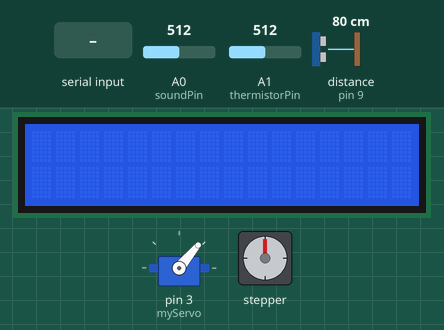
Simulated run of this sketch. Board: Arduino Uno, built with avr-gcc and run on an emulated ATmega328P. Parts: servo, 16×2 character LCD, stepper motor. Wiring (inferred from the names in the program): ultrasonic range finder: trigger pin 10; echo pin 9. Inputs (shaded band) come from the test bench; at power-on: A0 (soundPin) = 512, A1 (thermistorPin) = 512, distance to the obstacle (sensor on pin 9) 80 cm. The echo pulse lasts 58.3 µs per cm; stepper angles assume 4096 steps per turn; what the sketch prints to the serial monitor is not drawn.

Above: at 1.2 s.
1.3 s: "Non-Food\n" received over Serial
At 2.0 s:
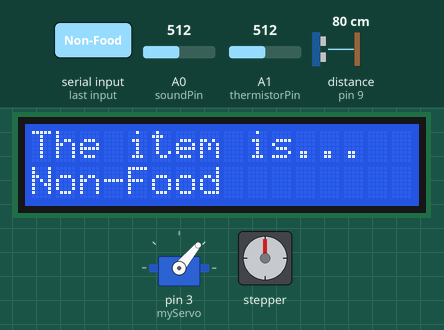
At 6.0 s:
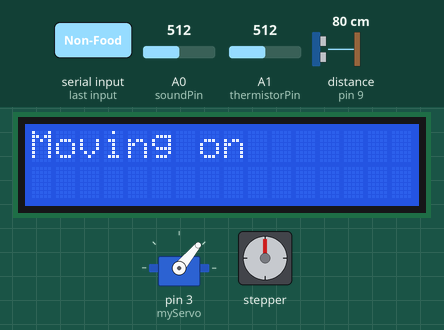
14.2 s: "1\n" received over Serial
At 28.1 s:
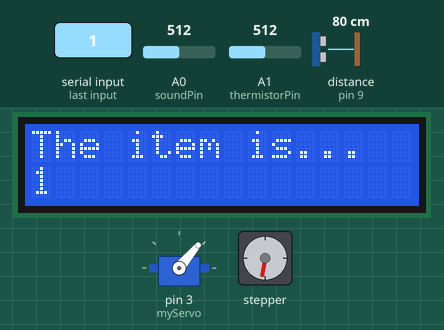
Timing chart, 0 to 46.0 s (numbered marks = the images above; inputs shaded):
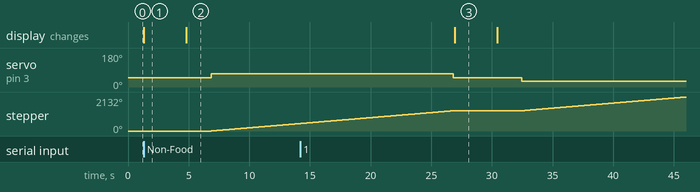

The sketch:

Sensor.ino
```cpp
#include <AccelStepper.h>
#include <Servo.h>
#include <LiquidCrystal_74HC595.h>

// Stepper Motor 1
#define MP1 8
#define MP2 11
#define MP3 12
#define MP4 13

#define trigPin 10
#define echoPin 9
#define MotorInterfaceType 8

// LCD via 74HC595 Shift Register
#define DP 4
#define STCP 5
#define SHCP 6
#define RS 1 // Shift register output pins
#define E 2
#define D4 3
#define D5 4
#define D6 5
#define D7 6

const int thermistorPin = A1;
const int soundPin = A0;

LiquidCrystal_74HC595 lcd(DP, SHCP, STCP, RS, E, D4, D5, D6, D7);
AccelStepper stepper1 = AccelStepper(MotorInterfaceType, MP4, MP3, MP2, MP1);
Servo myServo;

const int runTime = 20000;
unsigned long startTime = millis();
bool triggered = false;

// New variables for periodic ambient data sending
unsigned long previousAmbientMillis = 0;
const long ambientInterval = 5000;

void setup()
{
  stepper1.setMaxSpeed(800);
  stepper1.setSpeed(800);

  pinMode(trigPin, OUTPUT);
  pinMode(echoPin, INPUT);
  pinMode(soundPin, INPUT);

  myServo.attach(3);
  myServo.write(50);

  lcd.begin(16, 2);
  Serial.begin(9600);
}

void loop()
{
  // Periodic Ambient Sensor Data Sending
  unsigned long currentMillisLoop = millis();
  if (currentMillisLoop - previousAmbientMillis >= ambientInterval)
  {
    previousAmbientMillis = currentMillisLoop;

    float ambientTemp = readTempC();
    int ambientAudio = readAudioLevel();

    Serial.print("AMBIENT_TEMP:");
    Serial.print(ambientTemp);
    Serial.print(",AUDIO:");
    Serial.println(ambientAudio);
  }

  // Detect trash within range
  float distance = getDistance();

  if (distance < 8 && !triggered)
  {
    delay(2000);
    // send signal serially to python to indicate object detection
    Serial.println("trigger");
    triggered = true;
  }

  // await response from python client
  if (Serial.available())
  {
    String input = Serial.readStringUntil('\n');
    input.trim();

    // Display classification on LCD
    print_LCD(input);

    startTime = millis();
    if (input == "Non-Food")
    {
      while (millis() - startTime < runTime)
      {
        stepper1.runSpeed();
        myServo.write(70);
      }
    }
    else
    {
      while (millis() - startTime < runTime)
      {
        stepper1.runSpeed();
        myServo.write(30);
      }
    }

    // reset servo hand
    myServo.write(50);

    // Read sensor values
    float currentTemp = readTempC();
    int currentAudio = readAudioLevel();

    // Send sensor data to Python script
    Serial.print("DATA_TEMP:");
    Serial.print(currentTemp);
    Serial.print(",AUDIO:");
    Serial.println(currentAudio);

    Serial.println("Done");
    triggered = false;
  }
}

// get distance from ultrasonic sensor
float getDistance()
{
  digitalWrite(trigPin, LOW);
  delayMicroseconds(2);

  digitalWrite(trigPin, HIGH);
  delayMicroseconds(10);
  digitalWrite(trigPin, LOW);

  long duration = pulseIn(echoPin, HIGH);
  return duration * 0.0343 / 2;
}

// prints the item on the LCD
void print_LCD(String item)
{
  lcd.clear();
  lcd.setCursor(0, 0);
  lcd.print("The item is...");
  lcd.setCursor(0, 1);
  lcd.print(item);
  delay(3500);

  lcd.clear();
  lcd.setCursor(0, 0);
  lcd.print("Moving on");
  delay(2000);
}
// Read temperature from thermistor
float readTempC()
{
  int analogValue = analogRead(thermistorPin);

  // Using  10k resistor
  double resistance = 10000.0 * (1023.0 / (float)analogValue - 1.0);
  double lnR = log(resistance);

  // Steinhart-Hart equation coefficients
  const double A = 0.001129148;
  const double B = 0.000234125;
  const double C = 0.0000000876741;

  double tempK = 1.0 / (A + (B * lnR) + (C * lnR * lnR * lnR));

  // Convert Kelvin to Celsius
  return (float)(tempK - 273.15);
}

// Reads the audio level using the readSound() function.
int readAudioLevel()
{
  float soundAnalogAverage = readSound();
  return (int)soundAnalogAverage;
}

// Function to compute and return average sound level from SY-M213
float readSound()
{
  long sum = 0;
  for (int i = 0; i < 10; i++)
  {
    sum += analogRead(soundPin);
    delay(5);
  }
  return sum / 10.0;
}
```

Measured:
- after the input at 1.3 s, servo on pin 3 (myServo): 50° → 70° after 5.5 s; stepper: keeps turning clockwise at about 64°/s, starting after 5.5 s; the display: changes at once (image 1)
- after the input at 14.2 s, the display: changes after 12.7 s (image 3)
- what the display in image 1 shows lasts 3.5 s, from 1.3 s to 4.8 s
